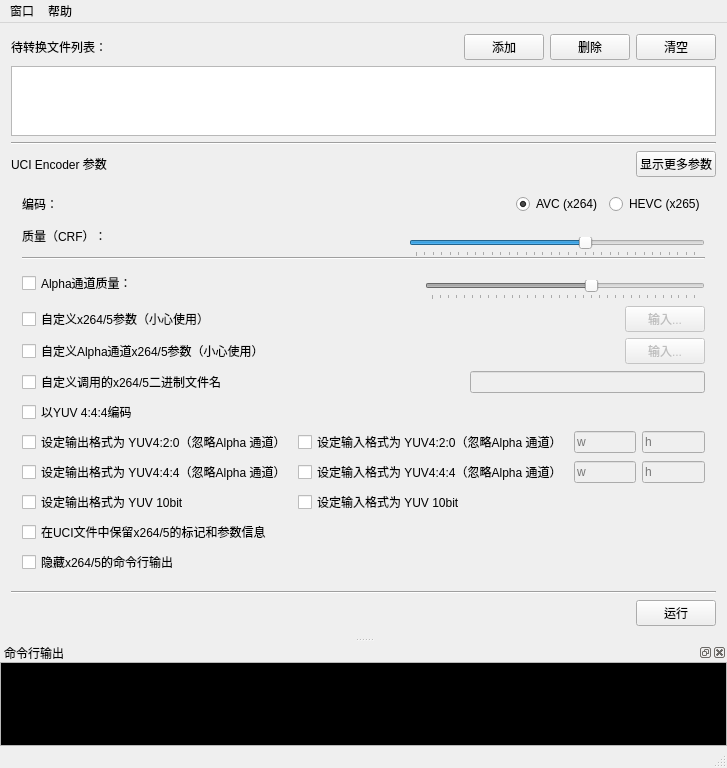
<?xml version="1.0" encoding="UTF-8"?>
<ui version="4.0">
 <class>MainWindow</class>
 <widget class="QMainWindow" name="MainWindow">
  <property name="geometry">
   <rect>
    <x>0</x>
    <y>0</y>
    <width>727</width>
    <height>768</height>
   </rect>
  </property>
  <property name="acceptDrops">
   <bool>true</bool>
  </property>
  <property name="windowTitle">
   <string>UCI Encoder GUI Qt</string>
  </property>
  <property name="windowIcon">
   <iconset>
    <normaloff>icon.ico</normaloff>icon.ico</iconset>
  </property>
  <widget class="QWidget" name="centralWidget">
   <property name="enabled">
    <bool>true</bool>
   </property>
   <layout class="QVBoxLayout" name="verticalLayout_6">
    <item>
     <layout class="QVBoxLayout" name="filesLayout">
      <item>
       <layout class="QHBoxLayout" name="horizontalLayout_2">
        <item>
         <widget class="QLabel" name="label">
          <property name="text">
           <string>待转换文件列表：</string>
          </property>
         </widget>
        </item>
        <item>
         <spacer name="horizontalSpacer">
          <property name="orientation">
           <enum>Qt::Horizontal</enum>
          </property>
          <property name="sizeHint" stdset="0">
           <size>
            <width>40</width>
            <height>20</height>
           </size>
          </property>
         </spacer>
        </item>
        <item>
         <widget class="QPushButton" name="addButton">
          <property name="text">
           <string>添加</string>
          </property>
         </widget>
        </item>
        <item>
         <widget class="QPushButton" name="deleteButton">
          <property name="text">
           <string>删除</string>
          </property>
         </widget>
        </item>
        <item>
         <widget class="QPushButton" name="clearButton">
          <property name="text">
           <string>清空</string>
          </property>
         </widget>
        </item>
       </layout>
      </item>
      <item>
       <widget class="QListWidget" name="fileListWidget">
        <property name="toolTip">
         <string>&lt;html&gt;&lt;head/&gt;&lt;body&gt;&lt;p&gt;此处放置待转换的文件列表。&lt;/p&gt;&lt;p&gt;您可以使用右上角的按钮来添加、删除项，以及清空此列表。您也可以通过拖动文件到程序窗口来添加新文件。&lt;/p&gt;&lt;/body&gt;&lt;/html&gt;</string>
        </property>
        <property name="selectionMode">
         <enum>QAbstractItemView::MultiSelection</enum>
        </property>
       </widget>
      </item>
     </layout>
    </item>
    <item>
     <widget class="Line" name="line">
      <property name="orientation">
       <enum>Qt::Horizontal</enum>
      </property>
     </widget>
    </item>
    <item>
     <layout class="QHBoxLayout" name="parameterTitleLayout">
      <property name="spacing">
       <number>6</number>
      </property>
      <item>
       <widget class="QLabel" name="label_2">
        <property name="text">
         <string>&lt;html&gt;&lt;head/&gt;&lt;body&gt;&lt;p&gt;UCI Encoder 参数&lt;/p&gt;&lt;/body&gt;&lt;/html&gt;</string>
        </property>
       </widget>
      </item>
      <item>
       <spacer name="horizontalSpacer_5">
        <property name="orientation">
         <enum>Qt::Horizontal</enum>
        </property>
        <property name="sizeHint" stdset="0">
         <size>
          <width>40</width>
          <height>20</height>
         </size>
        </property>
       </spacer>
      </item>
      <item>
       <widget class="QPushButton" name="showAdvancedButton">
        <property name="text">
         <string>显示更多参数</string>
        </property>
       </widget>
      </item>
     </layout>
    </item>
    <item>
     <widget class="QWidget" name="widget" native="true">
      <layout class="QVBoxLayout" name="verticalLayout_4">
       <property name="spacing">
        <number>0</number>
       </property>
       <item>
        <widget class="QWidget" name="" native="true">
         <property name="toolTip">
          <string>&lt;html&gt;&lt;head/&gt;&lt;body&gt;&lt;p&gt;此参数用于告知UCI Encoder应调用何种编码器进行编码。&lt;/p&gt;&lt;p&gt;如果您选择了AVC选项，UCI Encoder将调用同目录下的x264.exe，选择HEVC选项（-hevc）则会调用x265.exe。&lt;/p&gt;&lt;p&gt;注意，默认调用的程序名称可由“自定义调用的x264/5二进制文件名”（-p）参数重新指定，但是您&lt;span style=&quot; font-weight:600;&quot;&gt;仍应当&lt;/span&gt;选择正确的编码，因为x264和x265编码时调用的参数是不同的，UCI Encoder必须知道您指定了何种编码的编码器才可以正常工作。&lt;/p&gt;&lt;/body&gt;&lt;/html&gt;</string>
         </property>
         <layout class="QHBoxLayout" name="horizontalLayout_3">
          <property name="spacing">
           <number>6</number>
          </property>
          <property name="leftMargin">
           <number>0</number>
          </property>
          <property name="topMargin">
           <number>0</number>
          </property>
          <property name="rightMargin">
           <number>0</number>
          </property>
          <property name="bottomMargin">
           <number>0</number>
          </property>
          <item>
           <widget class="QLabel" name="label_3">
            <property name="toolTip">
             <string/>
            </property>
            <property name="text">
             <string>编码：</string>
            </property>
           </widget>
          </item>
          <item>
           <spacer name="horizontalSpacer_2">
            <property name="orientation">
             <enum>Qt::Horizontal</enum>
            </property>
            <property name="sizeHint" stdset="0">
             <size>
              <width>40</width>
              <height>20</height>
             </size>
            </property>
           </spacer>
          </item>
          <item>
           <widget class="QRadioButton" name="x264radioButton">
            <property name="text">
             <string>AVC (x264)</string>
            </property>
            <property name="checked">
             <bool>true</bool>
            </property>
           </widget>
          </item>
          <item>
           <widget class="QRadioButton" name="x265radioButton">
            <property name="text">
             <string>HEVC (x265)</string>
            </property>
           </widget>
          </item>
         </layout>
        </widget>
       </item>
       <item>
        <widget class="QWidget" name="" native="true">
         <property name="toolTip">
          <string>&lt;html&gt;&lt;head/&gt;&lt;body&gt;&lt;p&gt;该参数对应UCI Encoder的-q参数。&lt;/p&gt;&lt;p&gt;此参数用于设定RGB/YUV通道的图像质量。范围为0.0~51.0。越小质量越高。&lt;/p&gt;&lt;p&gt;在未修改的情况下，Alpha通道的质量与此参数相同。&lt;/p&gt;&lt;p&gt;在技术细节上，此参数将成为x264/x265的CRF参数。&lt;/p&gt;&lt;p&gt;注意，质量比例在最终效果显示上未必准确，请在尝试后找出最适当的CRF参数。&lt;/p&gt;&lt;p&gt;对高级用户，您可以通过双击滑条上方的文本输入一个新的CRF值。&lt;/p&gt;&lt;/body&gt;&lt;/html&gt;</string>
         </property>
         <layout class="QHBoxLayout" name="horizontalLayout">
          <property name="spacing">
           <number>6</number>
          </property>
          <property name="leftMargin">
           <number>0</number>
          </property>
          <property name="topMargin">
           <number>0</number>
          </property>
          <property name="rightMargin">
           <number>0</number>
          </property>
          <property name="bottomMargin">
           <number>0</number>
          </property>
          <item>
           <widget class="QLabel" name="label_4">
            <property name="toolTip">
             <string>&lt;html&gt;&lt;head/&gt;&lt;body&gt;&lt;p&gt;该参数对应UCI Encoder的-q参数。&lt;/p&gt;&lt;p&gt;此参数用于设定RGB/YUV通道的图像质量。范围为0.0~51.0。越小质量越高。&lt;/p&gt;&lt;p&gt;在未修改的情况下，Alpha通道的质量与此参数相同。&lt;/p&gt;&lt;p&gt;在技术细节上，此参数将成为x264/x265的CRF参数。&lt;/p&gt;&lt;/body&gt;&lt;/html&gt;</string>
            </property>
            <property name="text">
             <string>质量（CRF）：</string>
            </property>
           </widget>
          </item>
          <item>
           <spacer name="horizontalSpacer_3">
            <property name="orientation">
             <enum>Qt::Horizontal</enum>
            </property>
            <property name="sizeHint" stdset="0">
             <size>
              <width>40</width>
              <height>20</height>
             </size>
            </property>
           </spacer>
          </item>
          <item>
           <layout class="QVBoxLayout" name="verticalLayout_2">
            <property name="topMargin">
             <number>3</number>
            </property>
            <property name="bottomMargin">
             <number>0</number>
            </property>
            <item>
             <widget class="QLabel_DoubleClick" name="CRFLabel">
              <property name="text">
               <string/>
              </property>
              <property name="alignment">
               <set>Qt::AlignCenter</set>
              </property>
             </widget>
            </item>
            <item>
             <widget class="QSlider" name="CRFhorizontalSlider">
              <property name="sizePolicy">
               <sizepolicy hsizetype="Expanding" vsizetype="Fixed">
                <horstretch>0</horstretch>
                <verstretch>0</verstretch>
               </sizepolicy>
              </property>
              <property name="minimum">
               <number>0</number>
              </property>
              <property name="maximum">
               <number>100</number>
              </property>
              <property name="value">
               <number>60</number>
              </property>
              <property name="orientation">
               <enum>Qt::Horizontal</enum>
              </property>
              <property name="invertedAppearance">
               <bool>false</bool>
              </property>
              <property name="tickPosition">
               <enum>QSlider::TicksBelow</enum>
              </property>
              <property name="tickInterval">
               <number>3</number>
              </property>
             </widget>
            </item>
           </layout>
          </item>
         </layout>
        </widget>
       </item>
       <item>
        <widget class="QWidget" name="advancedParameterWidget" native="true">
         <layout class="QVBoxLayout" name="verticalLayout_7">
          <property name="leftMargin">
           <number>0</number>
          </property>
          <property name="topMargin">
           <number>0</number>
          </property>
          <property name="rightMargin">
           <number>0</number>
          </property>
          <property name="bottomMargin">
           <number>0</number>
          </property>
          <item>
           <widget class="Line" name="line_3">
            <property name="orientation">
             <enum>Qt::Horizontal</enum>
            </property>
           </widget>
          </item>
          <item>
           <widget class="QWidget" name="" native="true">
            <property name="toolTip">
             <string>&lt;html&gt;&lt;head/&gt;&lt;body&gt;&lt;p&gt;该参数对应了UCI Encoder的-Q参数。&lt;/p&gt;&lt;p&gt;此参数用于单独指定生成的UCI文件的Alpha通道的质量。若不指定，则于“质量（CRF）”（-q）参数相同。&lt;/p&gt;&lt;/body&gt;&lt;/html&gt;</string>
            </property>
            <layout class="QHBoxLayout" name="horizontalLayout_4">
             <property name="leftMargin">
              <number>0</number>
             </property>
             <property name="topMargin">
              <number>0</number>
             </property>
             <property name="rightMargin">
              <number>0</number>
             </property>
             <property name="bottomMargin">
              <number>0</number>
             </property>
             <item>
              <widget class="QCheckBox" name="QcheckBox">
               <property name="toolTip">
                <string/>
               </property>
               <property name="text">
                <string>Alpha通道质量：</string>
               </property>
              </widget>
             </item>
             <item>
              <spacer name="horizontalSpacer_7">
               <property name="orientation">
                <enum>Qt::Horizontal</enum>
               </property>
               <property name="sizeHint" stdset="0">
                <size>
                 <width>40</width>
                 <height>20</height>
                </size>
               </property>
              </spacer>
             </item>
             <item>
              <widget class="QWidget" name="CRFQWidget" native="true">
               <property name="enabled">
                <bool>false</bool>
               </property>
               <layout class="QVBoxLayout" name="verticalLayout_5">
                <property name="spacing">
                 <number>0</number>
                </property>
                <property name="leftMargin">
                 <number>0</number>
                </property>
                <property name="topMargin">
                 <number>0</number>
                </property>
                <property name="rightMargin">
                 <number>0</number>
                </property>
                <property name="bottomMargin">
                 <number>0</number>
                </property>
                <item>
                 <widget class="QLabel_DoubleClick" name="CRFLabel_Q">
                  <property name="text">
                   <string/>
                  </property>
                  <property name="alignment">
                   <set>Qt::AlignCenter</set>
                  </property>
                 </widget>
                </item>
                <item>
                 <widget class="QSlider" name="CRFhorizontalSlider_Q">
                  <property name="sizePolicy">
                   <sizepolicy hsizetype="Expanding" vsizetype="Fixed">
                    <horstretch>0</horstretch>
                    <verstretch>0</verstretch>
                   </sizepolicy>
                  </property>
                  <property name="minimum">
                   <number>0</number>
                  </property>
                  <property name="maximum">
                   <number>100</number>
                  </property>
                  <property name="value">
                   <number>60</number>
                  </property>
                  <property name="orientation">
                   <enum>Qt::Horizontal</enum>
                  </property>
                  <property name="invertedAppearance">
                   <bool>false</bool>
                  </property>
                  <property name="tickPosition">
                   <enum>QSlider::TicksBelow</enum>
                  </property>
                  <property name="tickInterval">
                   <number>3</number>
                  </property>
                 </widget>
                </item>
               </layout>
              </widget>
             </item>
            </layout>
           </widget>
          </item>
          <item>
           <widget class="QWidget" name="" native="true">
            <property name="toolTip">
             <string>&lt;html&gt;&lt;head/&gt;&lt;body&gt;&lt;p&gt;该参数对应了UCI Encoder的-x参数。&lt;/p&gt;&lt;p&gt;此参数用于告知UCI Encoder不使用内置压制参数，而是用用户提供的参数替代。&lt;/p&gt;&lt;p&gt;此参数影响RGB/YUV通道，Alpha通道默认与此参数相同。&lt;/p&gt;&lt;p&gt;您应当只有在知道自己在做什么的前提下修改此参数，并且即使您是个专业用户，也应当&lt;span style=&quot; font-weight:600;&quot;&gt;万分小心&lt;/span&gt;。&lt;/p&gt;&lt;/body&gt;&lt;/html&gt;</string>
            </property>
            <layout class="QHBoxLayout" name="horizontalLayout_7">
             <property name="leftMargin">
              <number>0</number>
             </property>
             <property name="topMargin">
              <number>0</number>
             </property>
             <property name="rightMargin">
              <number>0</number>
             </property>
             <property name="bottomMargin">
              <number>0</number>
             </property>
             <item>
              <widget class="QCheckBox" name="xCheckBox">
               <property name="toolTip">
                <string/>
               </property>
               <property name="text">
                <string>自定义x264/5参数（小心使用）</string>
               </property>
              </widget>
             </item>
             <item>
              <spacer name="horizontalSpacer_8">
               <property name="orientation">
                <enum>Qt::Horizontal</enum>
               </property>
               <property name="sizeHint" stdset="0">
                <size>
                 <width>40</width>
                 <height>20</height>
                </size>
               </property>
              </spacer>
             </item>
             <item>
              <widget class="QPushButton" name="xPushButton">
               <property name="enabled">
                <bool>false</bool>
               </property>
               <property name="text">
                <string>输入...</string>
               </property>
              </widget>
             </item>
            </layout>
           </widget>
          </item>
          <item>
           <widget class="QWidget" name="" native="true">
            <property name="toolTip">
             <string>&lt;html&gt;&lt;head/&gt;&lt;body&gt;&lt;p&gt;该参数对应了UCI Encoder的-X参数。&lt;/p&gt;&lt;p&gt;此参数用于告知UCI Encoder不使用内置压制参数，而是用用户提供的参数替代。&lt;/p&gt;&lt;p&gt;此参数只影响Alpha通道，并且默认与-x相同。&lt;/p&gt;&lt;p&gt;您应当只有在知道自己在做什么的前提下修改此参数，并且即使您是个专业用户，也应当&lt;span style=&quot; font-weight:600;&quot;&gt;万分小心&lt;/span&gt;。&lt;/p&gt;&lt;/body&gt;&lt;/html&gt;</string>
            </property>
            <layout class="QHBoxLayout" name="horizontalLayout_8">
             <property name="leftMargin">
              <number>0</number>
             </property>
             <property name="topMargin">
              <number>0</number>
             </property>
             <property name="rightMargin">
              <number>0</number>
             </property>
             <property name="bottomMargin">
              <number>0</number>
             </property>
             <item>
              <widget class="QCheckBox" name="XCheckBox">
               <property name="toolTip">
                <string/>
               </property>
               <property name="text">
                <string>自定义Alpha通道x264/5参数（小心使用）</string>
               </property>
              </widget>
             </item>
             <item>
              <spacer name="horizontalSpacer_9">
               <property name="orientation">
                <enum>Qt::Horizontal</enum>
               </property>
               <property name="sizeHint" stdset="0">
                <size>
                 <width>40</width>
                 <height>20</height>
                </size>
               </property>
              </spacer>
             </item>
             <item>
              <widget class="QPushButton" name="XPushButton">
               <property name="enabled">
                <bool>false</bool>
               </property>
               <property name="text">
                <string>输入...</string>
               </property>
              </widget>
             </item>
            </layout>
           </widget>
          </item>
          <item>
           <widget class="QWidget" name="" native="true">
            <property name="toolTip">
             <string>&lt;html&gt;&lt;head/&gt;&lt;body&gt;&lt;p&gt;该参数对应了UCI Encoder的-p参数。&lt;/p&gt;&lt;p&gt;此参数用于更改UCI Encoder调用的编码器程序名称。&lt;/p&gt;&lt;p&gt;默认情况下，UCI Encoder根据用户提供的编码来调用相应的编码器。默认的AVC编码器为同目录下的x264.exe，HEVC编码器为x265.exe。您可以通过本参数来修改这一行为，但请注意，由于x264与x265所对应的参数不同，您应当在修改此项后重新检查您的编码器是否与您在“编码”参数所选的编码对应。&lt;/p&gt;&lt;/body&gt;&lt;/html&gt;</string>
            </property>
            <layout class="QHBoxLayout" name="horizontalLayout_9">
             <property name="leftMargin">
              <number>0</number>
             </property>
             <property name="topMargin">
              <number>0</number>
             </property>
             <property name="rightMargin">
              <number>0</number>
             </property>
             <property name="bottomMargin">
              <number>0</number>
             </property>
             <item>
              <widget class="QCheckBox" name="pCheckBox">
               <property name="toolTip">
                <string/>
               </property>
               <property name="text">
                <string>自定义调用的x264/5二进制文件名</string>
               </property>
              </widget>
             </item>
             <item>
              <spacer name="horizontalSpacer_10">
               <property name="orientation">
                <enum>Qt::Horizontal</enum>
               </property>
               <property name="sizeHint" stdset="0">
                <size>
                 <width>40</width>
                 <height>20</height>
                </size>
               </property>
              </spacer>
             </item>
             <item>
              <widget class="QLineEdit" name="pLineEdit">
               <property name="enabled">
                <bool>false</bool>
               </property>
               <property name="clearButtonEnabled">
                <bool>true</bool>
               </property>
              </widget>
             </item>
            </layout>
           </widget>
          </item>
          <item>
           <widget class="QCheckBox" name="sCheckBox">
            <property name="toolTip">
             <string>&lt;html&gt;&lt;head/&gt;&lt;body&gt;&lt;p&gt;该参数对应了UCI Encoder的-s参数。&lt;/p&gt;&lt;p&gt;此参数将使UCI Encoder以YUV 4:4:4格式（而不是YUV 4:2:0）进行编码。这将带来更大的文件体积和一定程度上的更高质量。&lt;/p&gt;&lt;/body&gt;&lt;/html&gt;</string>
            </property>
            <property name="text">
             <string>以YUV 4:4:4编码</string>
            </property>
           </widget>
          </item>
          <item>
           <layout class="QHBoxLayout" name="horizontalLayout_12">
            <item>
             <layout class="QVBoxLayout" name="verticalLayout_3">
              <item>
               <widget class="QCheckBox" name="o420CheckBox">
                <property name="toolTip">
                 <string>&lt;html&gt;&lt;head/&gt;&lt;body&gt;&lt;p&gt;该参数对应了UCI Encoder的-o420参数。&lt;/p&gt;&lt;/body&gt;&lt;/html&gt;</string>
                </property>
                <property name="text">
                 <string>设定输出格式为 YUV4:2:0（忽略Alpha 通道）</string>
                </property>
               </widget>
              </item>
              <item>
               <widget class="QCheckBox" name="o444CheckBox">
                <property name="toolTip">
                 <string>&lt;html&gt;&lt;head/&gt;&lt;body&gt;&lt;p&gt;该参数对应了UCI Encoder的-o444参数。&lt;/p&gt;&lt;/body&gt;&lt;/html&gt;</string>
                </property>
                <property name="text">
                 <string>设定输出格式为 YUV4:4:4（忽略Alpha 通道）</string>
                </property>
               </widget>
              </item>
              <item>
               <widget class="QCheckBox" name="o10bCheckBox">
                <property name="toolTip">
                 <string>&lt;html&gt;&lt;head/&gt;&lt;body&gt;&lt;p&gt;该参数对应了UCI Encoder的-o10b参数。&lt;/p&gt;&lt;p&gt;默认情况下UCI Encoder使用8bit。&lt;/p&gt;&lt;p&gt;注意，在打开此开关后，您需要确保您的编码器支持10bit。UCI Encoder GUI发行包中所带的10bit编码器为x264_10b.exe(x265_10b.exe)。请通过“自定义调用的x264/5二进制文件名”切换。&lt;/p&gt;&lt;/body&gt;&lt;/html&gt;</string>
                </property>
                <property name="text">
                 <string>设定输出格式为 YUV 10bit</string>
                </property>
               </widget>
              </item>
             </layout>
            </item>
            <item>
             <spacer name="horizontalSpacer_11">
              <property name="orientation">
               <enum>Qt::Horizontal</enum>
              </property>
              <property name="sizeHint" stdset="0">
               <size>
                <width>40</width>
                <height>20</height>
               </size>
              </property>
             </spacer>
            </item>
            <item>
             <layout class="QVBoxLayout" name="verticalLayout">
              <item>
               <layout class="QHBoxLayout" name="horizontalLayout_10">
                <item>
                 <widget class="QCheckBox" name="i420CheckBox">
                  <property name="toolTip">
                   <string>&lt;html&gt;&lt;head/&gt;&lt;body&gt;&lt;p&gt;该参数对应了UCI Encoder的-i420参数。&lt;/p&gt;&lt;p&gt;设定此参数将使UCI Encoder忽略-s,-o420，-o444。&lt;/p&gt;&lt;/body&gt;&lt;/html&gt;</string>
                  </property>
                  <property name="text">
                   <string>设定输入格式为 YUV4:2:0（忽略Alpha 通道）</string>
                  </property>
                 </widget>
                </item>
                <item>
                 <widget class="QLineEdit" name="i420wLineEdit">
                  <property name="enabled">
                   <bool>false</bool>
                  </property>
                  <property name="sizePolicy">
                   <sizepolicy hsizetype="Preferred" vsizetype="Fixed">
                    <horstretch>0</horstretch>
                    <verstretch>0</verstretch>
                   </sizepolicy>
                  </property>
                  <property name="placeholderText">
                   <string>w</string>
                  </property>
                 </widget>
                </item>
                <item>
                 <widget class="QLineEdit" name="i420hLineEdit">
                  <property name="enabled">
                   <bool>false</bool>
                  </property>
                  <property name="sizePolicy">
                   <sizepolicy hsizetype="Preferred" vsizetype="Fixed">
                    <horstretch>0</horstretch>
                    <verstretch>0</verstretch>
                   </sizepolicy>
                  </property>
                  <property name="inputMask">
                   <string/>
                  </property>
                  <property name="placeholderText">
                   <string>h</string>
                  </property>
                 </widget>
                </item>
                <item>
                 <spacer name="horizontalSpacer_13">
                  <property name="orientation">
                   <enum>Qt::Horizontal</enum>
                  </property>
                  <property name="sizeType">
                   <enum>QSizePolicy::Expanding</enum>
                  </property>
                  <property name="sizeHint" stdset="0">
                   <size>
                    <width>40</width>
                    <height>20</height>
                   </size>
                  </property>
                 </spacer>
                </item>
               </layout>
              </item>
              <item>
               <layout class="QHBoxLayout" name="horizontalLayout_11">
                <item>
                 <widget class="QCheckBox" name="i444CheckBox">
                  <property name="toolTip">
                   <string>&lt;html&gt;&lt;head/&gt;&lt;body&gt;&lt;p&gt;该参数对应了UCI Encoder的-i444参数。&lt;/p&gt;&lt;p&gt;设定此参数将使UCI Encoder忽略-s,-o420，-o444。&lt;/p&gt;&lt;/body&gt;&lt;/html&gt;</string>
                  </property>
                  <property name="text">
                   <string>设定输入格式为 YUV4:4:4（忽略Alpha 通道）</string>
                  </property>
                 </widget>
                </item>
                <item>
                 <widget class="QLineEdit" name="i444wLineEdit">
                  <property name="enabled">
                   <bool>false</bool>
                  </property>
                  <property name="sizePolicy">
                   <sizepolicy hsizetype="Preferred" vsizetype="Fixed">
                    <horstretch>0</horstretch>
                    <verstretch>0</verstretch>
                   </sizepolicy>
                  </property>
                  <property name="inputMask">
                   <string/>
                  </property>
                  <property name="placeholderText">
                   <string>w</string>
                  </property>
                 </widget>
                </item>
                <item>
                 <widget class="QLineEdit" name="i444hLineEdit">
                  <property name="enabled">
                   <bool>false</bool>
                  </property>
                  <property name="sizePolicy">
                   <sizepolicy hsizetype="Preferred" vsizetype="Fixed">
                    <horstretch>0</horstretch>
                    <verstretch>0</verstretch>
                   </sizepolicy>
                  </property>
                  <property name="inputMask">
                   <string/>
                  </property>
                  <property name="maxLength">
                   <number>32767</number>
                  </property>
                  <property name="placeholderText">
                   <string>h</string>
                  </property>
                 </widget>
                </item>
                <item>
                 <spacer name="horizontalSpacer_14">
                  <property name="orientation">
                   <enum>Qt::Horizontal</enum>
                  </property>
                  <property name="sizeType">
                   <enum>QSizePolicy::Expanding</enum>
                  </property>
                  <property name="sizeHint" stdset="0">
                   <size>
                    <width>40</width>
                    <height>20</height>
                   </size>
                  </property>
                 </spacer>
                </item>
               </layout>
              </item>
              <item>
               <widget class="QCheckBox" name="i10bCheckBox">
                <property name="toolTip">
                 <string>&lt;html&gt;&lt;head/&gt;&lt;body&gt;&lt;p&gt;该参数对应了UCI Encoder的-i10b参数。&lt;/p&gt;&lt;p&gt;默认情况下UCI Encoder使用8bit。&lt;/p&gt;&lt;p&gt;注意，在打开此开关后，您需要确保您的编码器支持10bit。UCI Encoder GUI发行包中所带的10bit编码器为x264_10b.exe(x265_10b.exe)。请通过“自定义调用的x264/5二进制文件名”切换。&lt;/p&gt;&lt;/body&gt;&lt;/html&gt;</string>
                </property>
                <property name="text">
                 <string>设定输入格式为 YUV 10bit</string>
                </property>
               </widget>
              </item>
             </layout>
            </item>
           </layout>
          </item>
          <item>
           <widget class="QCheckBox" name="infoCheckBox">
            <property name="toolTip">
             <string>&lt;html&gt;&lt;head/&gt;&lt;body&gt;&lt;p&gt;该参数对应了UCI Encoder的-info参数。&lt;/p&gt;&lt;p&gt;此参数将使UCI Encoder在UCI文件中保留x264/5编码时输出的标记与参数信息。&lt;/p&gt;&lt;/body&gt;&lt;/html&gt;</string>
            </property>
            <property name="text">
             <string>在UCI文件中保留x264/5的标记和参数信息</string>
            </property>
           </widget>
          </item>
          <item>
           <widget class="QCheckBox" name="quietCheckBox">
            <property name="toolTip">
             <string>&lt;html&gt;&lt;head/&gt;&lt;body&gt;&lt;p&gt;该参数对应了UCI Encoder的-quiet参数。&lt;/p&gt;&lt;p&gt;此参数将使UCI Encoder隐藏x264/5的编码输出。&lt;/p&gt;&lt;p&gt;UCI Encoder GUI 并&lt;span style=&quot; font-weight:600;&quot;&gt;不建议&lt;/span&gt;您这么做，这可能导致出现问题时难以调试。&lt;/p&gt;&lt;/body&gt;&lt;/html&gt;</string>
            </property>
            <property name="text">
             <string>隐藏x264/5的命令行输出</string>
            </property>
           </widget>
          </item>
         </layout>
        </widget>
       </item>
      </layout>
     </widget>
    </item>
    <item>
     <widget class="Line" name="line_2">
      <property name="orientation">
       <enum>Qt::Horizontal</enum>
      </property>
     </widget>
    </item>
    <item>
     <layout class="QHBoxLayout" name="runButtonLayout">
      <item>
       <spacer name="horizontalSpacer_4">
        <property name="orientation">
         <enum>Qt::Horizontal</enum>
        </property>
        <property name="sizeHint" stdset="0">
         <size>
          <width>40</width>
          <height>20</height>
         </size>
        </property>
       </spacer>
      </item>
      <item>
       <widget class="QPushButton" name="runButton">
        <property name="text">
         <string>运行</string>
        </property>
       </widget>
      </item>
     </layout>
    </item>
   </layout>
  </widget>
  <widget class="QMenuBar" name="menuBar">
   <property name="geometry">
    <rect>
     <x>0</x>
     <y>0</y>
     <width>727</width>
     <height>23</height>
    </rect>
   </property>
   <widget class="QMenu" name="menu_2">
    <property name="title">
     <string>帮助</string>
    </property>
    <addaction name="actionAbout"/>
    <addaction name="actionAboutQt"/>
   </widget>
   <widget class="QMenu" name="menu">
    <property name="title">
     <string>窗口</string>
    </property>
    <addaction name="actionCommandOutput"/>
   </widget>
   <addaction name="menu"/>
   <addaction name="menu_2"/>
  </widget>
  <widget class="QStatusBar" name="statusBar"/>
  <widget class="QDockWidget" name="dockWidget">
   <property name="floating">
    <bool>false</bool>
   </property>
   <property name="features">
    <set>QDockWidget::AllDockWidgetFeatures</set>
   </property>
   <property name="windowTitle">
    <string>命令行输出</string>
   </property>
   <attribute name="dockWidgetArea">
    <number>8</number>
   </attribute>
   <widget class="QWidget" name="dockWidgetContents">
    <layout class="QGridLayout" name="gridLayout">
     <property name="leftMargin">
      <number>0</number>
     </property>
     <property name="topMargin">
      <number>0</number>
     </property>
     <property name="rightMargin">
      <number>0</number>
     </property>
     <property name="bottomMargin">
      <number>0</number>
     </property>
     <item row="0" column="0">
      <widget class="QTextBrowser" name="commandOuptutBrowser">
       <property name="palette">
        <palette>
         <active>
          <colorrole role="Text">
           <brush brushstyle="SolidPattern">
            <color alpha="255">
             <red>255</red>
             <green>255</green>
             <blue>255</blue>
            </color>
           </brush>
          </colorrole>
          <colorrole role="Base">
           <brush brushstyle="SolidPattern">
            <color alpha="255">
             <red>0</red>
             <green>0</green>
             <blue>0</blue>
            </color>
           </brush>
          </colorrole>
         </active>
         <inactive>
          <colorrole role="Text">
           <brush brushstyle="SolidPattern">
            <color alpha="255">
             <red>255</red>
             <green>255</green>
             <blue>255</blue>
            </color>
           </brush>
          </colorrole>
          <colorrole role="Base">
           <brush brushstyle="SolidPattern">
            <color alpha="255">
             <red>0</red>
             <green>0</green>
             <blue>0</blue>
            </color>
           </brush>
          </colorrole>
         </inactive>
         <disabled>
          <colorrole role="Text">
           <brush brushstyle="SolidPattern">
            <color alpha="255">
             <red>120</red>
             <green>120</green>
             <blue>120</blue>
            </color>
           </brush>
          </colorrole>
          <colorrole role="Base">
           <brush brushstyle="SolidPattern">
            <color alpha="255">
             <red>240</red>
             <green>240</green>
             <blue>240</blue>
            </color>
           </brush>
          </colorrole>
         </disabled>
        </palette>
       </property>
       <property name="font">
        <font>
         <family>Consolas</family>
        </font>
       </property>
       <property name="focusPolicy">
        <enum>Qt::NoFocus</enum>
       </property>
       <property name="html">
        <string>&lt;!DOCTYPE HTML PUBLIC &quot;-//W3C//DTD HTML 4.0//EN&quot; &quot;http://www.w3.org/TR/REC-html40/strict.dtd&quot;&gt;
&lt;html&gt;&lt;head&gt;&lt;meta name=&quot;qrichtext&quot; content=&quot;1&quot; /&gt;&lt;style type=&quot;text/css&quot;&gt;
p, li { white-space: pre-wrap; }
&lt;/style&gt;&lt;/head&gt;&lt;body style=&quot; font-family:'Consolas'; font-size:9pt; font-weight:400; font-style:normal;&quot;&gt;
&lt;p style=&quot;-qt-paragraph-type:empty; margin-top:0px; margin-bottom:0px; margin-left:0px; margin-right:0px; -qt-block-indent:0; text-indent:0px; font-family:'SimSun';&quot;&gt;&lt;br /&gt;&lt;/p&gt;&lt;/body&gt;&lt;/html&gt;</string>
       </property>
      </widget>
     </item>
    </layout>
   </widget>
  </widget>
  <action name="actionAbout">
   <property name="text">
    <string>关于</string>
   </property>
  </action>
  <action name="actionAboutQt">
   <property name="text">
    <string>关于 Qt</string>
   </property>
  </action>
  <action name="actionCommandOutput">
   <property name="checkable">
    <bool>true</bool>
   </property>
   <property name="checked">
    <bool>true</bool>
   </property>
   <property name="text">
    <string>命令行输出</string>
   </property>
  </action>
  <action name="actionGithub">
   <property name="text">
    <string>Github</string>
   </property>
  </action>
 </widget>
 <layoutdefault spacing="6" margin="11"/>
 <customwidgets>
  <customwidget>
   <class>QLabel_DoubleClick</class>
   <extends>QLabel</extends>
   <header>qlabel_doubleclick.h</header>
   <slots>
    <signal>doubleClicked()</signal>
   </slots>
  </customwidget>
 </customwidgets>
 <resources/>
 <connections/>
</ui>
